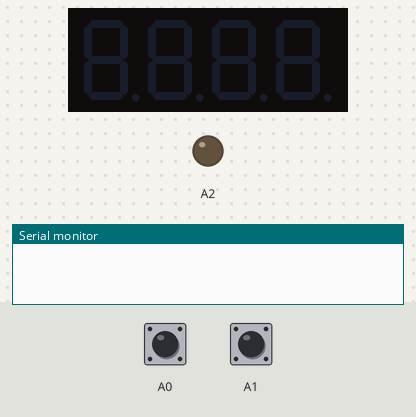
The sketch below on a simulated Arduino Uno, built with avr-gcc and run on an emulated ATmega328P. On the bench: 4-digit seven-segment display, output pins drawn as LEDs (lit = HIGH), the last lines printed to the serial monitor. The test bench sets the inputs (shaded band); at power-on: A0 HIGH, A1 HIGH.

Above: at 1.2 s.
1.3 s: A0 pulled LOW for 0.15 s
At 1.35 s:
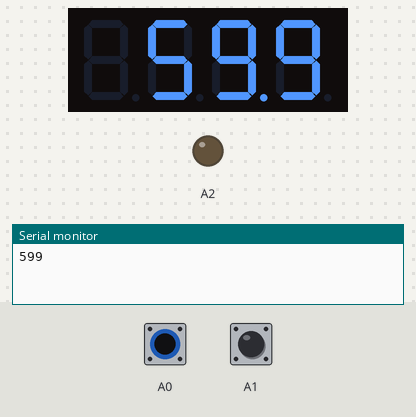
2.0 s: A1 pulled LOW for 0.15 s
At 20.55 s:
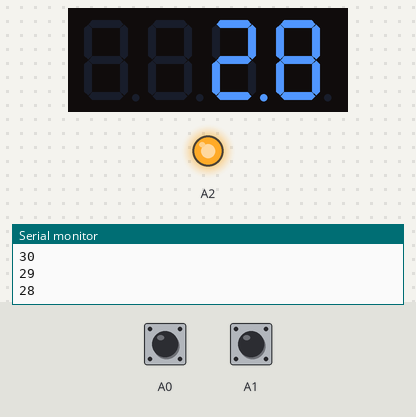
At 22.05 s:
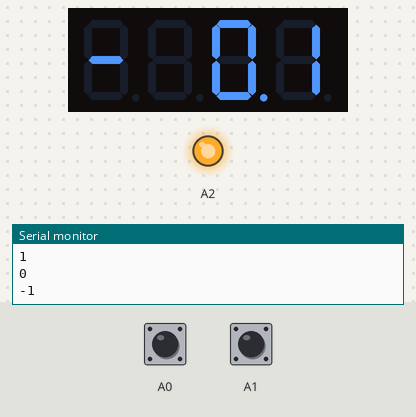
Timing chart, 0 to 22.1 s (numbered marks = the images above; inputs shaded):
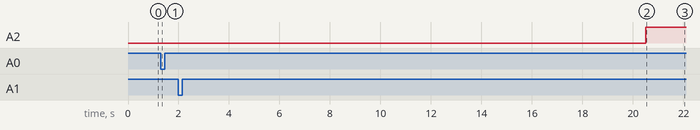

Measured:
- after the input at 1.3 s, the display: changes at once (image 1)
- after the input at 2.0 s, A2: LOW → HIGH after 18.5 s

The sketch:

7seg_4_digit_led_display.ino
```cpp
#include "SevSeg.h"
SevSeg sevseg; //Instantiate a seven segment controller object
int a,b=0;
int flag=0, flag1=0,deciSeconds;
void setup() {
  pinMode(A0,INPUT_PULLUP);
  pinMode(A1,INPUT_PULLUP);
  pinMode(A2,OUTPUT);
  Serial.begin(9600);
  byte numDigits = 4;
  byte digitPins[] = {10, 11, 12, 13};
  byte segmentPins[] = {2, 3, 4, 5, 6, 7, 8, 9};
  bool resistorsOnSegments = false; // 'false' means resistors are on digit pins
  byte hardwareConfig = COMMON_ANODE; // See README.md for options
  bool updateWithDelays = false; // Default. Recommended
  bool leadingZeros = false; // Use 'true' if you'd like to keep the leading zeros

  sevseg.begin(hardwareConfig, numDigits, digitPins, segmentPins, resistorsOnSegments, updateWithDelays, leadingZeros);
  sevseg.setBrightness(90);
}

void loop() {
  a=digitalRead(A0);
  b=digitalRead(A1);
//  Serial.println(b);
  static unsigned long timer = millis();
//  static int deciSeconds = 0;
//  Serial.println(a);
  if (millis() - timer >= 100) {
    timer += 100;

   if(b==0&&flag1==0){
    deciSeconds=400;
       flag1=1;
   }
    if(flag1 == 1){
          deciSeconds--;
          if(deciSeconds<30){
            digitalWrite(A2,HIGH);
          }
          else{
            digitalWrite(A2,LOW);
          }
          if(deciSeconds==0){
            flag1=0;
          }
    Serial.println(deciSeconds);
    sevseg.setNumber(deciSeconds, 1);
    }


    if(a==0&&flag==0){
       deciSeconds=600;
       flag=1;

       }
       if(flag == 1){
          deciSeconds--;
           if(deciSeconds<30){
            digitalWrite(A2,HIGH);
          }
          else{
            digitalWrite(A2,LOW);
          }
          if(deciSeconds==0){
            flag=0;
          }

    Serial.println(deciSeconds);
    sevseg.setNumber(deciSeconds, 1);
       }
//Serial.println(deciSeconds);

//    if (deciSeconds == 10000) { // Reset to 0 after counting for 1000 seconds.
//      deciSeconds=0;
//    }

  }
  sevseg.refreshDisplay(); // Must run repeatedly

}


/// END ///
```
